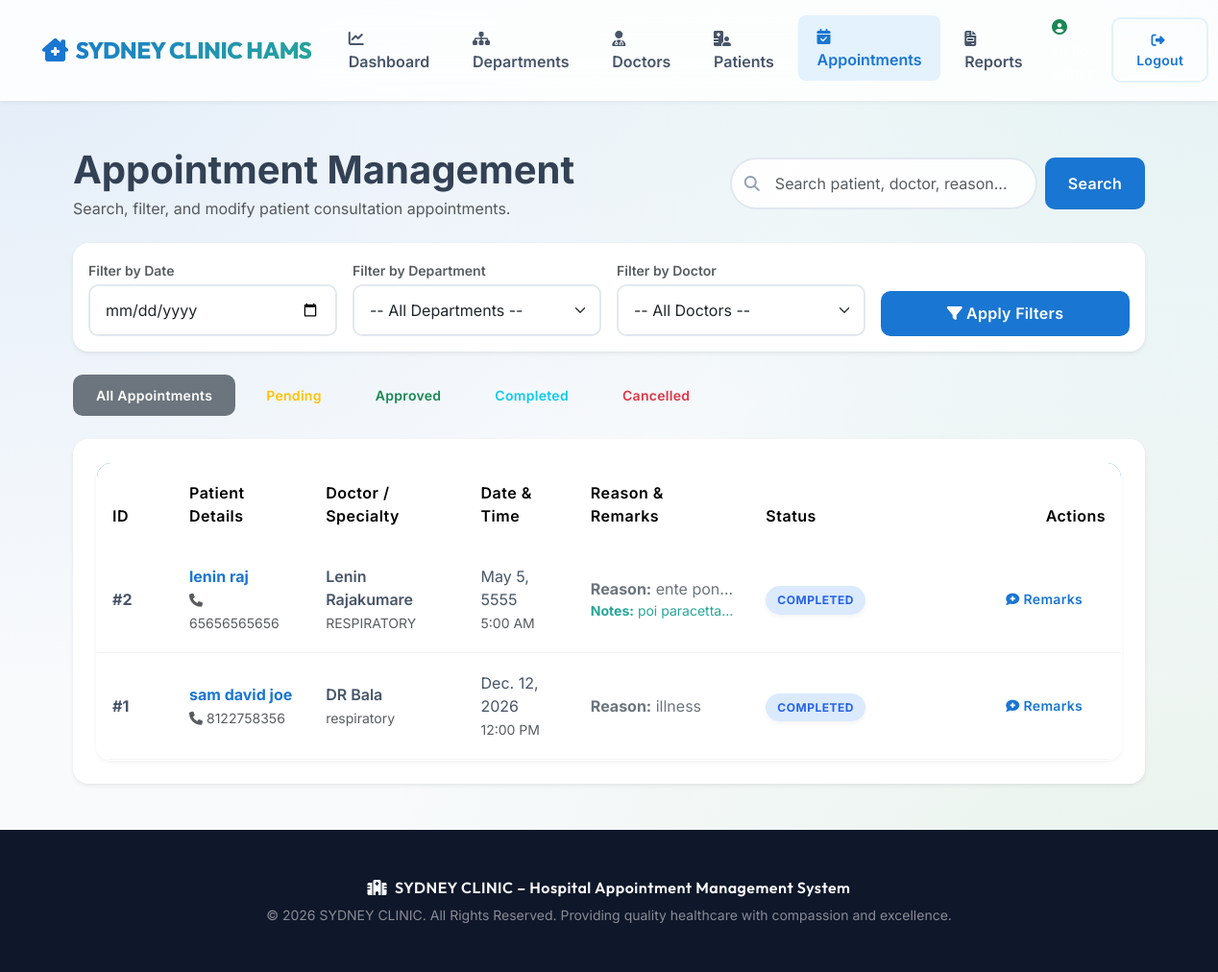
The app's page /admin-panel/appointments/ (signed in) with its own data.
### appointments/models.py (models this page shows, shortened)
class Appointment(models.Model):
    STATUS_CHOICES = [
        ('Pending', 'Pending'),
        ('Approved', 'Approved'),
        ('Rejected', 'Rejected'),
        ('Completed', 'Completed'),
        ('Cancelled', 'Cancelled'),
    ]
    patient = models.ForeignKey(Patient, on_delete=models.CASCADE, related_name='appointments')
    doctor = models.ForeignKey(Doctor, on_delete=models.CASCADE, related_name='appointments')
    department = models.ForeignKey(Department, on_delete=models.CASCADE, related_name='appointments')
    appointment_date = models.DateField()
    appointment_time = models.TimeField()
    reason = models.TextField()
    status = models.CharField(max_length=20, choices=STATUS_CHOICES, default='Pending')
    admin_remarks = models.TextField(blank=True, default='')
    created_at = models.DateTimeField(auto_now_add=True)

class Patient(models.Model):
    GENDER_CHOICES = [
        ('Male', 'Male'),
        ('Female', 'Female'),
        ('Other', 'Other'),
    ]
    user = models.OneToOneField(User, on_delete=models.CASCADE, related_name='patient_profile')
    gender = models.CharField(max_length=10, choices=GENDER_CHOICES, default='Male')
    date_of_birth = models.DateField(null=True, blank=True)
    phone = models.CharField(max_length=15)
    address = models.TextField()

class Doctor(models.Model):
    STATUS_CHOICES = [
        ('Active', 'Active'),
        ('Inactive', 'Inactive'),
    ]
    full_name = models.CharField(max_length=100)
    specialization = models.CharField(max_length=100)
    department = models.ForeignKey(Department, on_delete=models.CASCADE, related_name='doctors')
    email = models.EmailField(unique=True)
    phone = models.CharField(max_length=15)
    qualification = models.CharField(max_length=150, blank=True, default='')
    experience = models.IntegerField(default=0)  # experience in years
    available_days = models.CharField(max_length=100, default='Monday, Tuesday, Wednesday, Thursday, Friday')
    available_time = models.CharField(max_length=50, default='09:00 - 17:00')
    consultation_fee = models.DecimalField(max_digits=10, decimal_places=2, default=0.0)
    status = models.CharField(max_length=10, choices=STATUS_CHOICES, default='Active')

class Department(models.Model):
    STATUS_CHOICES = [
        ('Active', 'Active'),
        ('Inactive', 'Inactive'),
    ]
    department_name = models.CharField(max_length=100, unique=True)
    description = models.TextField(blank=True, default='')
    status = models.CharField(max_length=10, choices=STATUS_CHOICES, default='Active')

### appointments/views.py (the view, shortened to what this page needs)
# urls.py: path('admin-panel/appointments/', views.admin_manage_appointments, name='admin_manage_appointments'),
@user_passes_test(admin_required, login_url='admin_login')
def admin_manage_appointments(request):
    query = request.GET.get('q', '')
    status_filter = request.GET.get('status', '')
    date_filter = request.GET.get('date', '')
    dept_filter = request.GET.get('department_id', '')
    doc_filter = request.GET.get('doctor_id', '')
    appointments = Appointment.objects.all().select_related('patient', 'patient__user', 'doctor', 'department').order_by('-created_at')
    if status_filter:
        appointments = appointments.filter(status=status_filter)
    if date_filter:
        appointments = appointments.filter(appointment_date=date_filter)
    if dept_filter:
        appointments = appointments.filter(department_id=dept_filter)
    if doc_filter:
        appointments = appointments.filter(doctor_id=doc_filter)
    context = {
        'appointments': appointments,
        'query': query,
        'status_filter': status_filter,
        'date_filter': date_filter,
        'dept_filter': int(dept_filter) if dept_filter else '',
        'doc_filter': int(doc_filter) if doc_filter else '',
        'departments': Department.objects.all(),
        'doctors': Doctor.objects.all(),
    }
    return render(request, 'admin/appointments.html', context)

### appointments/views.py (called while the page is built)
def admin_required(user):
    return user.is_authenticated and user.is_staff

### templates/admin/appointments.html (shortened to what this page needs)
{% extends 'base.html' %}
{% block content %}
<div class="row mb-4 align-items-center">
    <div class="col-lg-6">
        <h1 class="fw-bold mb-1">Appointment Management</h1>
        <p class="text-muted mb-0">Search, filter, and modify patient consultation appointments.</p>
    </div>
    <div class="col-lg-6 mt-3 mt-lg-0">
        <form method="GET" class="d-flex gap-2 justify-content-lg-end">
            <div class="search-wrapper flex-grow-1" style="max-width: 320px;">
                <i class="fa-solid fa-search"></i>
                <input type="text" name="q" value="{{ query }}" class="form-control" placeholder="Search patient, doctor, reason...">
            </div>
            <button type="submit" class="btn btn-teal text-white" style="background-color: var(--primary-color);">Search</button>
        </form>
    </div>
</div>
<div class="card border-0 shadow-sm rounded-4 mb-4">
    <div class="card-body p-3">
        <form method="GET" class="row g-3 align-items-end">
            <div class="col-md-3">
                <label for="date" class="form-label small fw-semibold text-muted mb-1">Filter by Date</label>
                <input type="date" name="date" id="date" value="{{ date_filter }}" class="form-control">
            </div>
            <div class="col-md-3">
                <label for="department_id" class="form-label small fw-semibold text-muted mb-1">Filter by Department</label>
                <select name="department_id" id="department_id" class="form-select">
                    <option value="">-- All Departments --</option>
                </select>
            </div>
            <div class="col-md-3">
                <label for="doctor_id" class="form-label small fw-semibold text-muted mb-1">Filter by Doctor</label>
                <select name="doctor_id" id="doctor_id" class="form-select">
                    <option value="">-- All Doctors --</option>
                </select>
            </div>
            <div class="col-md-3 d-flex gap-2">
                <button type="submit" class="btn btn-teal text-white flex-grow-1" style="background-color: var(--primary-color);">
                    <i class="fa-solid fa-filter me-1"></i>Apply Filters
                </button>
            </div>
        </form>
    </div>
</div>
<div class="row mb-4">
    <div class="col-12">
        <div class="d-flex flex-wrap gap-2">
            <a href="?q={{ query }}&date={{ date_filter }}&department_id={{ dept_filter }}&doctor_id={{ doc_filter }}&status=" class="btn btn-sm {% if not status_filter %}btn-secondary{% else %}btn-outline-secondary{% endif %}">
                All Appointments
            </a>
            <a href="?q={{ query }}&date={{ date_filter }}&department_id={{ dept_filter }}&doctor_id={{ doc_filter }}&status=Pending" class="btn btn-sm {% if status_filter == 'Pending' %}btn-warning{% else %}btn-outline-warning{% endif %}">
                Pending
            </a>
            <a href="?q={{ query }}&date={{ date_filter }}&department_id={{ dept_filter }}&doctor_id={{ doc_filter }}&status=Approved" class="btn btn-sm {% if status_filter == 'Approved' %}btn-success{% else %}btn-outline-success{% endif %}">
                Approved
            </a>
            <a href="?q={{ query }}&date={{ date_filter }}&department_id={{ dept_filter }}&doctor_id={{ doc_filter }}&status=Completed" class="btn btn-sm {% if status_filter == 'Completed' %}btn-info text-white{% else %}btn-outline-info{% endif %}">
                Completed
            </a>
            <a href="?q={{ query }}&date={{ date_filter }}&department_id={{ dept_filter }}&doctor_id={{ doc_filter }}&status=Cancelled" class="btn btn-sm {% if status_filter == 'Cancelled' %}btn-danger{% else %}btn-outline-danger{% endif %}">
                Cancelled
            </a>
        </div>
    </div>
</div>
<div class="card border-0 shadow-sm rounded-4">
    <div class="card-body p-4">
        <div class="table-responsive custom-table-container">
            <table class="table custom-table table-hover align-middle">
                <thead>
                    <tr>
                        <th style="width: 80px;">ID</th>
                        <th>Patient Details</th>
                        <th>Doctor / Specialty</th>
                        <th>Date & Time</th>
                        <th>Reason & Remarks</th>
                        <th>Status</th>
                        <th class="text-end" style="width: 250px;">Actions</th>
                    </tr>
                </thead>
                <tbody>
                    {% if appointments %}
                        {% for appt in appointments %}
                            <tr>
                                <td><strong>#{{ appt.id }}</strong></td>
                                <td>
                                    <a href="{% url 'admin_patient_detail' appt.patient.id %}" class="fw-bold text-teal text-decoration-none" style="color: var(--primary-color);">
                                        {{ appt.patient.user.get_full_name|default:appt.patient.user.username }}
                                    </a>
                                    <div><small class="text-muted"><i class="fa-solid fa-phone me-1"></i>{{ appt.patient.phone }}</small></div>
                                </td>
                                <td>
                                    <div class="fw-semibold">{{ appt.doctor.full_name }}</div>
                                    <small class="text-muted">{{ appt.department.department_name }}</small>
                                </td>
                                <td>
                                    <div>{{ appt.appointment_date }}</div>
                                    <small class="text-muted">{{ appt.appointment_time|time:"g:i A" }}</small>
                                </td>
                                <td style="max-width: 180px;">
                                    <div class="text-truncate text-secondary" title="{{ appt.reason }}"><strong>Reason:</strong> {{ appt.reason }}</div>
                                    {% if appt.admin_remarks %}
                                        <div class="text-truncate text-teal small" style="color: var(--secondary-color);" title="{{ appt.admin_remarks }}"><strong>Notes:</strong> {{ appt.admin_remarks }}</div>
                                    {% endif %}
                                </td>
                                <td>
                                    {% if appt.status == 'Pending' %}
                                        <span class="badge-status badge-pending">Pending</span>
                                    {% elif appt.status == 'Approved' %}
                                        <span class="badge-status badge-approved">Approved</span>
                                    {% elif appt.status == 'Completed' %}
                                        <span class="badge-status badge-completed">Completed</span>
                                    {% elif appt.status == 'Rejected' %}
                                        <span class="badge-status badge-cancelled bg-danger-subtle text-danger" style="border: 1px solid #fca5a5;">Rejected</span>
                                    {% else %}
                                        <span class="badge-status badge-cancelled">Cancelled</span>
                                    {% endif %}
                                </td>
                                <td class="text-end">
                                    <div class="d-flex justify-content-end gap-1">
                                        <a href="{% url 'admin_update_appointment' appt.id %}" class="btn btn-sm btn-outline-teal" style="color: var(--primary-color); border-color: var(--primary-color);" title="Resolve & Add Remarks">
                                            <i class="fa-solid fa-comment-medical me-1"></i>Remarks
                                        </a>
                                    </div>
                                </td>
                            </tr>
                        {% endfor %}
                    {% endif %}
                </tbody>
            </table>
        </div>
    </div>
</div>
{% endblock %}

### static/css/style.css (style rules this page uses)
:root { --primary-color: #1976D2; --primary-hover: #1565C0; --primary-light: #E3F2FD; --secondary-color: #26A69A; --secondary-hover: #00897B; --accent-color: #4CAF50; --accent-hover: #43A047; --success-color: #10B981; --danger-color: #EF4444; --warning-color: #F59E0B; --info-color: #3B82F6; --light-bg: #F8FAFC; --white: #ffffff; --border-radius: 16px; --shadow-sm: 0 2px 4px rgba(0,0,0,0.05); --shadow-md: 0 8px 16px rgba(0,0,0,0.08); --shadow-lg: 0 20px 40px rgba(0,0,0,0.12); --glass-bg: rgba(255, 255, 255, 0.85); --glass-border: rgba(255, 255, 255, 0.6); --glass-blur: blur(20px); --gradient-primary: linear-gradient(135deg, #1976D2 0%, #26A69A 100%); --glow-primary: 0 0 20px rgba(25, 118, 210, 0.3); --glow-secondary: 0 0 20px rgba(38, 166, 154, 0.3); }
body { font-family: 'Inter', 'Outfit', -apple-system, BlinkMacSystemFont, "Segoe UI", Roboto, sans-serif; background: #F8FAFC; background-image: radial-gradient(at 0% 0%, hsla(211, 79%, 46%, 0.1) 0px, transparent 50%), radial-gradient(at 100% 0%, hsla(174, 62%, 40%, 0.1) 0px, transparent 50%), radial-gradient(at 100% 100%, hsla(122, 39%, 49%, 0.1) 0px, transparent 50%); background-attachment: fixed; color: #334155; min-height: 100vh; display: flex; flex-direction: column; }
.btn { border-radius: 10px; padding: 0.7rem 1.5rem; font-weight: 600; transition: all 0.3s ease; letter-spacing: 0.3px; border: none; }
.custom-table-container { border-radius: var(--border-radius); overflow: hidden; border: 1px solid var(--glass-border); box-shadow: var(--shadow-sm); background: var(--glass-bg); }
.custom-table { margin-bottom: 0; }
.custom-table thead { background: var(--gradient-primary); color: var(--white); }
.custom-table th { font-weight: 600; padding: 1.2rem 1rem; border-bottom: none; letter-spacing: 0.5px; }
.custom-table td { padding: 1.2rem 1rem; vertical-align: middle; border-bottom: 1px solid rgba(0,0,0,0.05); color: #475569; }
.custom-table tbody tr { transition: background-color 0.2s ease; }
.badge-status { padding: 0.6em 1em; border-radius: 50px; font-weight: 700; font-size: 0.75rem; text-transform: uppercase; letter-spacing: 0.5px; box-shadow: 0 2px 5px rgba(0,0,0,0.05); }
.badge-completed { background-color: #DBEAFE; color: #2563EB; }
.form-control, .form-select { border-radius: 10px; border: 2px solid #E2E8F0; padding: 0.8rem 1rem; transition: all 0.3s ease; background-color: rgba(255, 255, 255, 0.9); }
.search-wrapper { position: relative; }
.search-wrapper i { position: absolute; left: 15px; top: 50%; transform: translateY(-50%); color: #94a3b8; }
.search-wrapper .form-control { padding-left: 45px; border-radius: 30px; }

### records on screen
Appointment: id "2", patient.user.get_full_name "lenin raj", patient.phone "65656565656", doctor.full_name "Lenin Rajakumare", department.department_name "RESPIRATORY", appointment_date "May 5, 5555", appointment_time "5:00 AM", reason "ente pon…", admin_remarks "poi paracetta…", status "COMPLETED"
Appointment: id "1", patient.user.get_full_name "sam david joe", patient.phone "8122758356", doctor.full_name "DR Bala", department.department_name "respiratory", appointment_date "Dec. 12, 2026", appointment_time "12:00 PM", reason "illness", status "COMPLETED"
